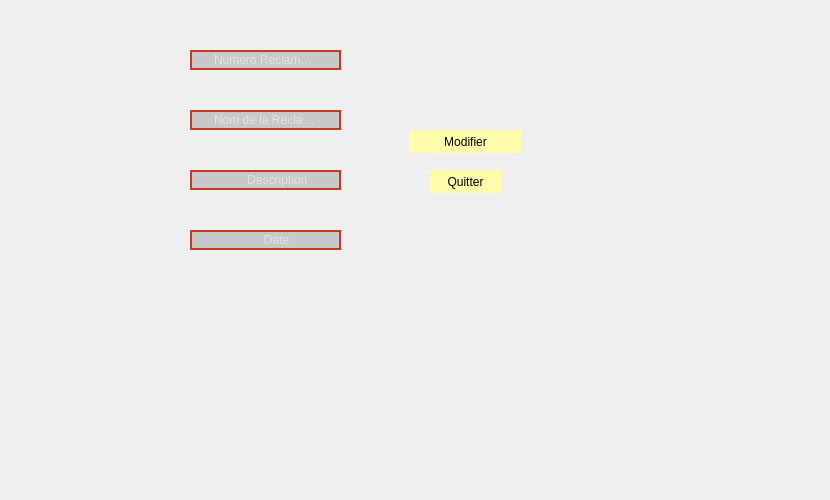
        <widget class="QWidget" name="tab_8">
         <attribute name="title">
          <string>Modifier une Reclamation</string>
         </attribute>
         <widget class="QLineEdit" name="lineEdit_nomR2">
          <property name="geometry">
           <rect>
            <x>190</x>
            <y>110</y>
            <width>151</width>
            <height>20</height>
           </rect>
          </property>
          <property name="styleSheet">
           <string notr="true"> QLineEdit
{
border:2px solid rgb(194, 59, 36);
border-radius:20px;
color:#FFF;
padding-left :20px;
padding-right :20px;
background-color:rgb(200, 200, 200);

}
QLineEdit:hover
{
border: 2px solid rgb(0,0,0);
background-color:rgb(115, 115, 115) ;
}
QLineEdit:focus
{
border:2px solid rgb(0,0,0);
background-color: rgb(121, 121, 121);
}</string>
          </property>
          <property name="placeholderText">
           <string>Nom de la Reclamation</string>
          </property>
         </widget>
         <widget class="QLineEdit" name="codeR2">
          <property name="geometry">
           <rect>
            <x>190</x>
            <y>50</y>
            <width>151</width>
            <height>20</height>
           </rect>
          </property>
          <property name="styleSheet">
           <string notr="true"> QLineEdit
{
border:2px solid rgb(194, 59, 36);
border-radius:20px;
color:#FFF;
padding-left :20px;
padding-right :20px;
background-color:rgb(200, 200, 200);

}
QLineEdit:hover
{
border: 2px solid rgb(0,0,0);
background-color:rgb(115, 115, 115) ;
}
QLineEdit:focus
{
border:2px solid rgb(0,0,0);
background-color: rgb(121, 121, 121);
}</string>
          </property>
          <property name="placeholderText">
           <string>Numero Reclamation</string>
          </property>
         </widget>
         <widget class="QLabel" name="label_5">
          <property name="geometry">
           <rect>
            <x>30</x>
            <y>90</y>
            <width>131</width>
            <height>20</height>
           </rect>
          </property>
          <property name="text">
           <string/>
          </property>
         </widget>
         <widget class="QLineEdit" name="dateR2">
          <property name="geometry">
           <rect>
            <x>190</x>
            <y>230</y>
            <width>151</width>
            <height>20</height>
           </rect>
          </property>
          <property name="styleSheet">
           <string notr="true"> QLineEdit
{
border:2px solid rgb(194, 59, 36);
border-radius:20px;
color:#FFF;
padding-left :20px;
padding-right :20px;
background-color:rgb(200, 200, 200);

}
QLineEdit:hover
{
border: 2px solid rgb(0,0,0);
background-color:rgb(115, 115, 115) ;
}
QLineEdit:focus
{
border:2px solid rgb(0,0,0);
background-color: rgb(121, 121, 121);
}</string>
          </property>
          <property name="placeholderText">
           <string>               Date</string>
          </property>
         </widget>
         <widget class="QLineEdit" name="lineEdit_descriptionR2">
          <property name="geometry">
           <rect>
            <x>190</x>
            <y>170</y>
            <width>151</width>
            <height>20</height>
           </rect>
          </property>
          <property name="styleSheet">
           <string notr="true"> QLineEdit
{
border:2px solid rgb(194, 59, 36);
border-radius:20px;
color:#FFF;
padding-left :20px;
padding-right :20px;
background-color:rgb(200, 200, 200);

}
QLineEdit:hover
{
border: 2px solid rgb(0,0,0);
background-color:rgb(115, 115, 115) ;
}
QLineEdit:focus
{
border:2px solid rgb(0,0,0);
background-color: rgb(121, 121, 121);
}</string>
          </property>
          <property name="placeholderText">
           <string>          Description</string>
          </property>
         </widget>
         <widget class="QLabel" name="label_7">
          <property name="geometry">
           <rect>
            <x>30</x>
            <y>140</y>
            <width>81</width>
            <height>20</height>
           </rect>
          </property>
          <property name="text">
           <string/>
          </property>
         </widget>
         <widget class="QLabel" name="label_8">
          <property name="geometry">
           <rect>
            <x>40</x>
            <y>200</y>
            <width>47</width>
            <height>14</height>
           </rect>
          </property>
          <property name="text">
           <string/>
          </property>
         </widget>
         <widget class="QPushButton" name="pb_modifier_rec">
          <property name="geometry">
           <rect>
            <x>410</x>
            <y>130</y>
            <width>111</width>
            <height>23</height>
           </rect>
          </property>
          <property name="styleSheet">
           <string notr="true">QPushButton
{
background-color:rgb(255, 252, 172);
border-radius:15px;}
QPushButton:hover
{
color:#333;
background:#49ebff;
background:rgb(200, 200, 200);
}</string>
          </property>
          <property name="text">
           <string>Modifier</string>
          </property>
         </widget>
         <widget class="QPushButton" name="pushButton_9">
          <property name="geometry">
           <rect>
            <x>430</x>
            <y>170</y>
            <width>71</width>
            <height>23</height>
           </rect>
          </property>
          <property name="styleSheet">
           <string notr="true">QPushButton
{
background-color:rgb(255, 252, 172);
border-radius:15px;}
QPushButton:hover
{
color:#333;
background:#49ebff;
background:rgb(200, 200, 200);
}</string>
          </property>
          <property name="text">
           <string>Quitter</string>
          </property>
         </widget>
         <widget class="QLabel" name="label_14">
          <property name="geometry">
           <rect>
            <x>700</x>
            <y>390</y>
            <width>121</width>
            <height>101</height>
           </rect>
          </property>
          <property name="styleSheet">
           <string notr="true">image: url(:/128600931_1102401160197019_8051103514919619627_n.png);</string>
          </property>
          <property name="text">
           <string/>
          </property>
          <property name="pixmap">
           <pixmap>../../Downloads/128600931_1102401160197019_8051103514919619627_n.png</pixmap>
          </property>
          <property name="scaledContents">
           <bool>true</bool>
          </property>
          <property name="wordWrap">
           <bool>false</bool>
          </property>
          <property name="openExternalLinks">
           <bool>false</bool>
          </property>
         </widget>
        </widget>
